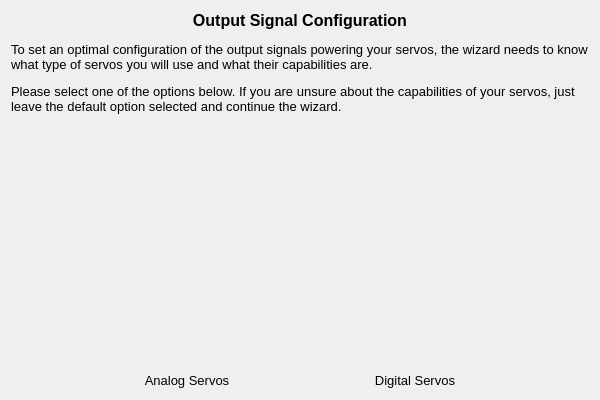
<?xml version="1.0" encoding="UTF-8"?>
<ui version="4.0">
 <class>ServoPage</class>
 <widget class="QWizardPage" name="ServoPage">
  <property name="geometry">
   <rect>
    <x>0</x>
    <y>0</y>
    <width>600</width>
    <height>400</height>
   </rect>
  </property>
  <property name="windowTitle">
   <string>WizardPage</string>
  </property>
  <layout class="QVBoxLayout" name="verticalLayout">
   <item>
    <widget class="QLabel" name="label">
     <property name="text">
      <string>&lt;!DOCTYPE HTML PUBLIC &quot;-//W3C//DTD HTML 4.0//EN&quot; &quot;http://www.w3.org/TR/REC-html40/strict.dtd&quot;&gt;
&lt;html&gt;&lt;head&gt;&lt;meta name=&quot;qrichtext&quot; content=&quot;1&quot; /&gt;&lt;style type=&quot;text/css&quot;&gt;
p, li { white-space: pre-wrap; }
&lt;/style&gt;&lt;/head&gt;&lt;body style=&quot; font-family:'Cantarell'; font-size:11pt; font-weight:400; font-style:normal;&quot;&gt;
&lt;p align=&quot;center&quot; style=&quot; margin-top:12px; margin-bottom:12px; margin-left:0px; margin-right:0px; -qt-block-indent:0; text-indent:0px;&quot;&gt;&lt;span style=&quot; font-family:'MS Shell Dlg 2'; font-size:12pt; font-weight:600;&quot;&gt;Output Signal Configuration&lt;/span&gt;&lt;/p&gt;
&lt;p style=&quot; margin-top:12px; margin-bottom:12px; margin-left:0px; margin-right:0px; -qt-block-indent:0; text-indent:0px;&quot;&gt;&lt;span style=&quot; font-family:'MS Shell Dlg 2'; font-size:10pt;&quot;&gt;To set an optimal configuration of the output signals powering your servos, the wizard needs to know what type of servos you will use and what their capabilities are.&lt;/span&gt;&lt;/p&gt;
&lt;p style=&quot; margin-top:12px; margin-bottom:12px; margin-left:0px; margin-right:0px; -qt-block-indent:0; text-indent:0px;&quot;&gt;&lt;span style=&quot; font-family:'MS Shell Dlg 2'; font-size:10pt;&quot;&gt;Please select one of the options below. If you are unsure about the capabilities of your servos, just leave the default option selected and continue the wizard.&lt;/span&gt;&lt;/p&gt;&lt;/body&gt;&lt;/html&gt;</string>
     </property>
     <property name="alignment">
      <set>Qt::AlignLeading|Qt::AlignLeft|Qt::AlignTop</set>
     </property>
     <property name="wordWrap">
      <bool>true</bool>
     </property>
     <property name="openExternalLinks">
      <bool>true</bool>
     </property>
    </widget>
   </item>
   <item>
    <spacer name="verticalSpacer">
     <property name="orientation">
      <enum>Qt::Vertical</enum>
     </property>
     <property name="sizeHint" stdset="0">
      <size>
       <width>20</width>
       <height>40</height>
      </size>
     </property>
    </spacer>
   </item>
   <item>
    <layout class="QHBoxLayout" name="horizontalLayout">
     <item>
      <widget class="QToolButton" name="defaultESCButton">
       <property name="font">
        <font>
         <pointsize>10</pointsize>
        </font>
       </property>
       <property name="toolTip">
        <string>Analog Servo 50Hz</string>
       </property>
       <property name="styleSheet">
        <string notr="true">QToolButton { border: none }</string>
       </property>
       <property name="text">
        <string>Analog Servos</string>
       </property>
       <property name="icon">
        <iconset resource="../wizardResources.qrc">
         <normaloff>:/setupwizard/resources/bttn-servo-standard-up.png</normaloff>
         <normalon>:/setupwizard/resources/bttn-servo-standard-dwn.png</normalon>:/setupwizard/resources/bttn-servo-standard-up.png</iconset>
       </property>
       <property name="iconSize">
        <size>
         <width>200</width>
         <height>100</height>
        </size>
       </property>
       <property name="checkable">
        <bool>true</bool>
       </property>
       <property name="checked">
        <bool>true</bool>
       </property>
       <property name="autoExclusive">
        <bool>true</bool>
       </property>
       <property name="toolButtonStyle">
        <enum>Qt::ToolButtonTextUnderIcon</enum>
       </property>
       <property name="autoRaise">
        <bool>true</bool>
       </property>
      </widget>
     </item>
     <item>
      <widget class="QToolButton" name="ServoTypeButton">
       <property name="font">
        <font>
         <pointsize>10</pointsize>
        </font>
       </property>
       <property name="toolTip">
        <string>Digital Servo 333Hz</string>
       </property>
       <property name="styleSheet">
        <string notr="true">QToolButton { border: none }</string>
       </property>
       <property name="text">
        <string>Digital Servos</string>
       </property>
       <property name="icon">
        <iconset resource="../wizardResources.qrc">
         <normaloff>:/setupwizard/resources/bttn-servo-digital-up.png</normaloff>
         <normalon>:/setupwizard/resources/bttn-servo-digital-dwn.png</normalon>:/setupwizard/resources/bttn-servo-digital-up.png</iconset>
       </property>
       <property name="iconSize">
        <size>
         <width>200</width>
         <height>100</height>
        </size>
       </property>
       <property name="checkable">
        <bool>true</bool>
       </property>
       <property name="checked">
        <bool>false</bool>
       </property>
       <property name="autoExclusive">
        <bool>true</bool>
       </property>
       <property name="toolButtonStyle">
        <enum>Qt::ToolButtonTextUnderIcon</enum>
       </property>
       <property name="autoRaise">
        <bool>true</bool>
       </property>
      </widget>
     </item>
    </layout>
   </item>
  </layout>
 </widget>
 <resources>
  <include location="../wizardResources.qrc"/>
 </resources>
 <connections/>
</ui>
